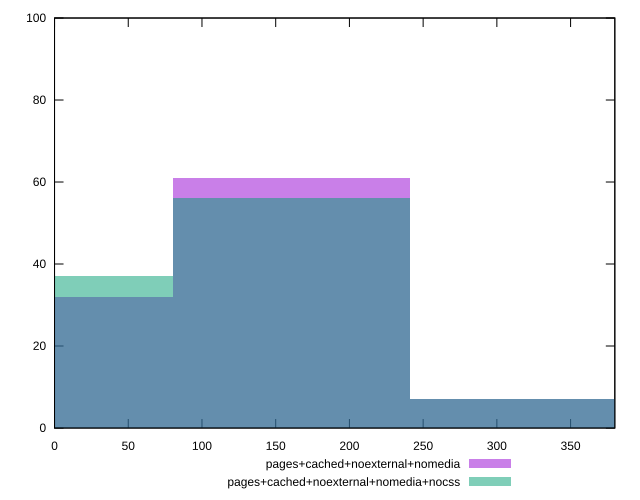

The script that saved this image:
reset

$pagesCachedNoexternalNomedia <<EOF
160.5065377265063 61
0 32
321.0130754530126 7
EOF

$pagesCachedNoexternalNomediaNocss <<EOF
160.5065377265063 56
0 37
321.0130754530126 7
EOF

set key outside below
set boxwidth 160.5065377265063
set xrange [0:380]
set yrange [0:100]
set trange [0:100]
set style fill transparent solid 0.5 noborder
set terminal svg size 640, 500 enhanced background rgb 'white'
set output "reprap/uses-optimized-images/comparison/histogram/3_vs_4.svg"

plot $pagesCachedNoexternalNomedia title "pages+cached+noexternal+nomedia" with boxes, \
     $pagesCachedNoexternalNomediaNocss title "pages+cached+noexternal+nomedia+nocss" with boxes

reset
